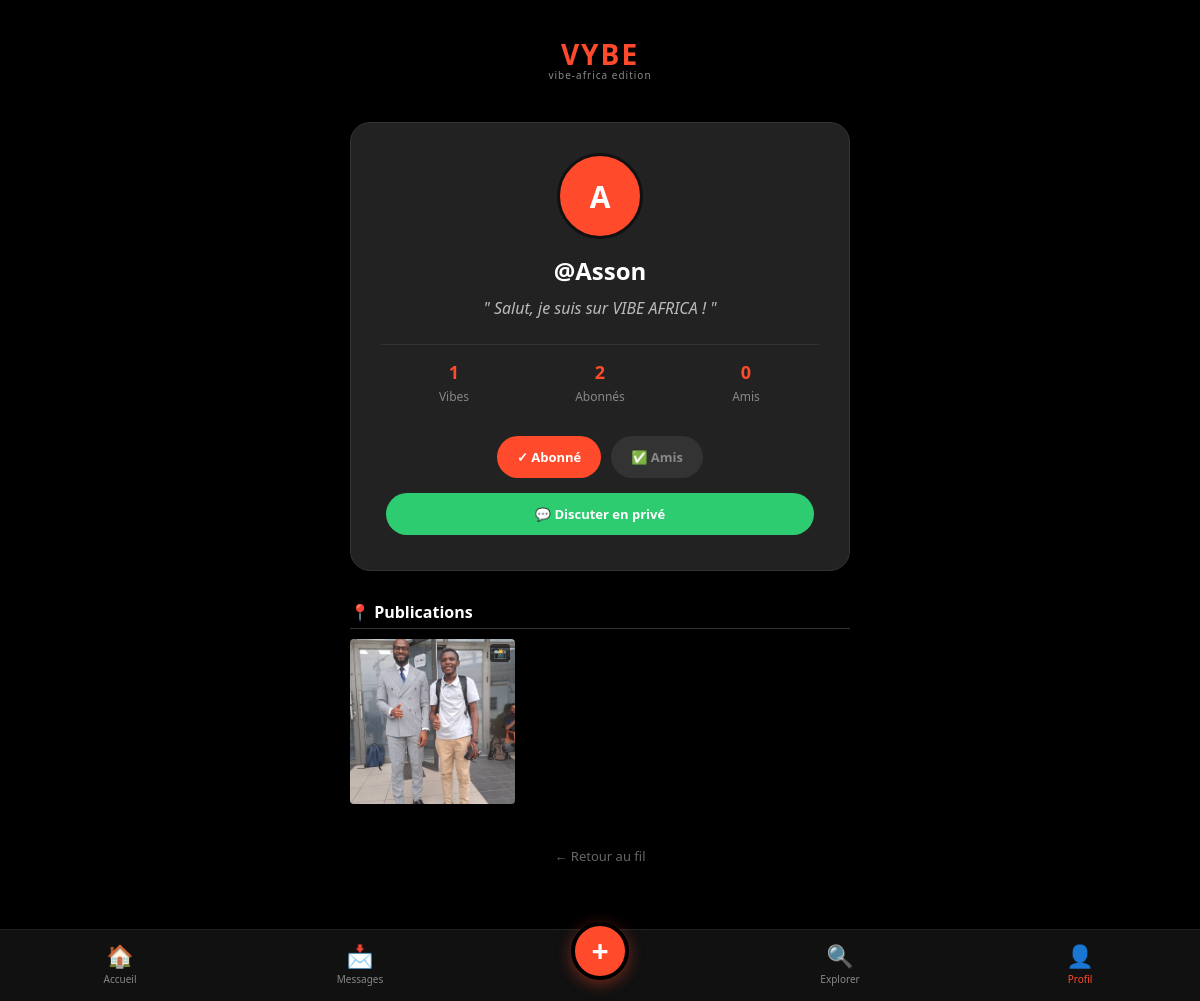
Page /profile/Asson (signed in) on the committed database.
### app.py (models this page shows)
class User(db.Model):
    id = db.Column(db.Integer, primary_key=True)
    username = db.Column(db.String(50), unique=True, nullable=False)
    password = db.Column(db.String(100), nullable=False)
    bio = db.Column(db.String(200), default="Salut, je suis sur VIBE AFRICA !")
    google_id = db.Column(db.String(100), unique=True, nullable=True)
    phone = db.Column(db.String(20), nullable=True) # NOUVEAU : Numéro de téléphone pour les contacts
    Video = db.relationship('Video', backref='author', lazy=True)
    following = db.relationship(
        'User', secondary=followers,
        primaryjoin=(followers.c.follower_id == id),
        secondaryjoin=(followers.c.followed_id == id),
        backref=db.backref('followers', lazy='dynamic'), lazy='dynamic'
    )

class Video(db.Model):
    id = db.Column(db.Integer, primary_key=True)
    title = db.Column(db.String(100))
    filename = db.Column(db.String(100))
    category = db.Column(db.String(50), nullable=False, default='Autres')
    user_id = db.Column(db.Integer, db.ForeignKey('user.id'), nullable=False)
    likes = db.relationship('Like', backref='video', lazy=True)
    views = db.Column(db.Integer, default=0)
    created_at = db.Column(db.DateTime, default=datetime.utcnow)

### app.py (the view)
@app.route('/profile/')
@app.route('/profile/<username>')
def profile(username=None):
    if username is None and 'user_id' not in session:
        return render_template('profile_guest.html')
    if username is None and 'user_id' in session:
        username = session['username']
    user = User.query.filter_by(username=username).first_or_404()
    vibes = Video.query.filter_by(user_id=user.id).order_by(Video.created_at.desc()).all()
    me = None
    friendship = None
    is_own_profile = False
    if 'user_id' in session:
        me = User.query.get(session['user_id'])
        if me.id == user.id:
            is_own_profile = True
        friendship = FriendRequest.query.filter(
            (((FriendRequest.sender_id == me.id) & (FriendRequest.receiver_id == user.id)) |
             ((FriendRequest.sender_id == user.id) & (FriendRequest.receiver_id == me.id))),
            FriendRequest.status == 'accepted'
        ).first()
    return render_template('profile.html',
                           user=user,
                           current_user_obj=me,
                           friendship=friendship,
                           vibes=vibes,
                           is_own_profile=is_own_profile)

### templates/profile.html (shortened to what this page needs)
{% extends "base.html" %}
{% block content %}
<div class="profile-container">
    <div class="profile-card">
        <div class="avatar-circle">
            {{ user.username[0] | upper }}
        </div>
        <h1 style="margin: 0; font-size: 24px;">@{{ user.username }}</h1>
        <p style="color: #bbb; margin-top: 10px; font-style: italic;">" {{ user.bio or "Salut, je suis sur Vibe Africa !" }} "</p>
        <div class="stats">
            <div class="stats-item">
                <span class="stats-num">{{ vibes|length }}</span>
                <span class="stats-label">Vibes</span>
            </div>
            <div class="stats-item">
                <span class="stats-num">{{ user.followers.count() if user.followers else 0 }}</span>
                <span class="stats-label">Abonnés</span>
            </div>
            <div class="stats-item">
                <span class="stats-num">0</span> <span class="stats-label">Amis</span>
            </div>
        </div>
        {% if session.get('user_id') != user.id %}
            <div style="display: flex; flex-wrap: wrap; justify-content: center;">
                <a href="{{ url_for('follow', username=user.username) }}" class="btn-profile btn-follow">
                    {% if current_user_obj and user in current_user_obj.following %} ✓ Abonné {% else %} S'abonner {% endif %}
                </a>
                {% if not friendship %}
                    <a href="{{ url_for('add_friend', receiver_id=user.id) }}" class="btn-profile btn-friend">
                        Ajouter en ami 🤝
                    </a>
                {% else %}
                    <span class="btn-profile" style="background: #333; color: #888;">✅ Amis</span>
                {% endif %}
                {% if friendship %}
                    <a href="{{ url_for('chat', friend_id=user.id) }}" class="btn-profile btn-chat">
                        💬 Discuter en privé
                    </a>
                {% endif %}
            </div>
        {% else %}
            <div style="padding: 10px; background: #1a1a1a; border-radius: 15px; margin-top: 10px;">
                <p style="margin: 0 0 10px 0; font-size: 12px; color: #555;">Paramètres du compte</p>
                <a href="{{ url_for('logout') }}" class="btn-profile btn-logout">Se déconnecter</a>
            </div>
        {% endif %}
    </div>
    <div class="vibe-grid-header">📍 Publications</div>
    <div class="vibe-grid">
        {% for vibe in vibes %}
            <div class="grid-item">
                {% if vibe.category == 'Photos' %}
                    <img src="{{ url_for('static', filename='uploads/' + vibe.filename) }}">
                    <span class="grid-badge">📸</span>
                {% else %}
                    <video src="{{ url_for('static', filename='uploads/' + vibe.filename) }}"></video>
                    <span class="grid-badge">🎥</span>
                {% endif %}
            </div>
        {% else %}
            <div style="grid-column: span 3; text-align: center; padding: 40px; color: #444;">
                <p>Aucune vibe pour le moment.</p>
            </div>
        {% endfor %}
    </div>
    <div style="text-align: center; margin-bottom: 30px;">
        <a href="{{ url_for('dashboard') }}" style="color: #666; text-decoration: none; font-size: 13px;">← Retour au fil</a>
    </div>
</div>
{% endblock %}

### templates/base.html (style rules this page uses)
body { font-family: 'Segoe UI', Tahoma, Geneva, Verdana, sans-serif; background: #000; color: white; margin: 0; padding-bottom: 90px; }

### templates/profile.html (style rules this page uses)
.profile-card { background: #222; max-width: 500px; margin: 20px auto; padding: 30px; border-radius: 20px; box-shadow: 0 4px 15px rgba(0,0,0,0.5); text-align: center; border: 1px solid #333; }
.avatar-circle { width: 80px; height: 80px; background: #ff4b2b; border-radius: 50%; margin: 0 auto 15px; display: flex; align-items: center; justify-content: center; font-size: 30px; font-weight: bold; border: 3px solid #111; }
.stats { display: flex; justify-content: space-around; margin: 25px 0; border-top: 1px solid #333; padding-top: 15px; }
.stats-item { flex: 1; }
.stats-num { display: block; font-size: 18px; font-weight: bold; color: #ff4b2b; }
.stats-label { font-size: 12px; color: #888; }
.btn-profile { padding: 12px 20px; border-radius: 25px; font-weight: bold; text-decoration: none; display: inline-block; margin: 5px; font-size: 13px; transition: 0.2s; }
.btn-follow { background: #ff4b2b; color: white; border: none; }
.btn-chat { background: #2ecc71; color: white; border: none; width: 90%; margin-top: 10px; }
.vibe-grid-header { margin: 30px 0 10px 0; font-size: 16px; font-weight: bold; border-bottom: 1px solid #333; padding-bottom: 5px; }
.vibe-grid { display: grid; grid-template-columns: repeat(3, 1fr); gap: 2px; margin-bottom: 40px; }
.grid-item { aspect-ratio: 1 / 1; background: #1a1a1a; position: relative; overflow: hidden; border-radius: 4px; }
.grid-item img, .grid-item video { width: 100%; height: 100%; object-fit: cover; }
.grid-badge { position: absolute; top: 5px; right: 5px; font-size: 10px; background: rgba(0,0,0,0.6); padding: 2px 4px; border-radius: 3px; }

### rows in the picture
User: username "A", username "Asson", bio "Salut, je suis sur VIBE AFRICA !"
Video: filename (picture)

### other values in the picture
{{ vibes|length }} "1"
{{ user.followers.count() if user.followers else 0 }} "2"
